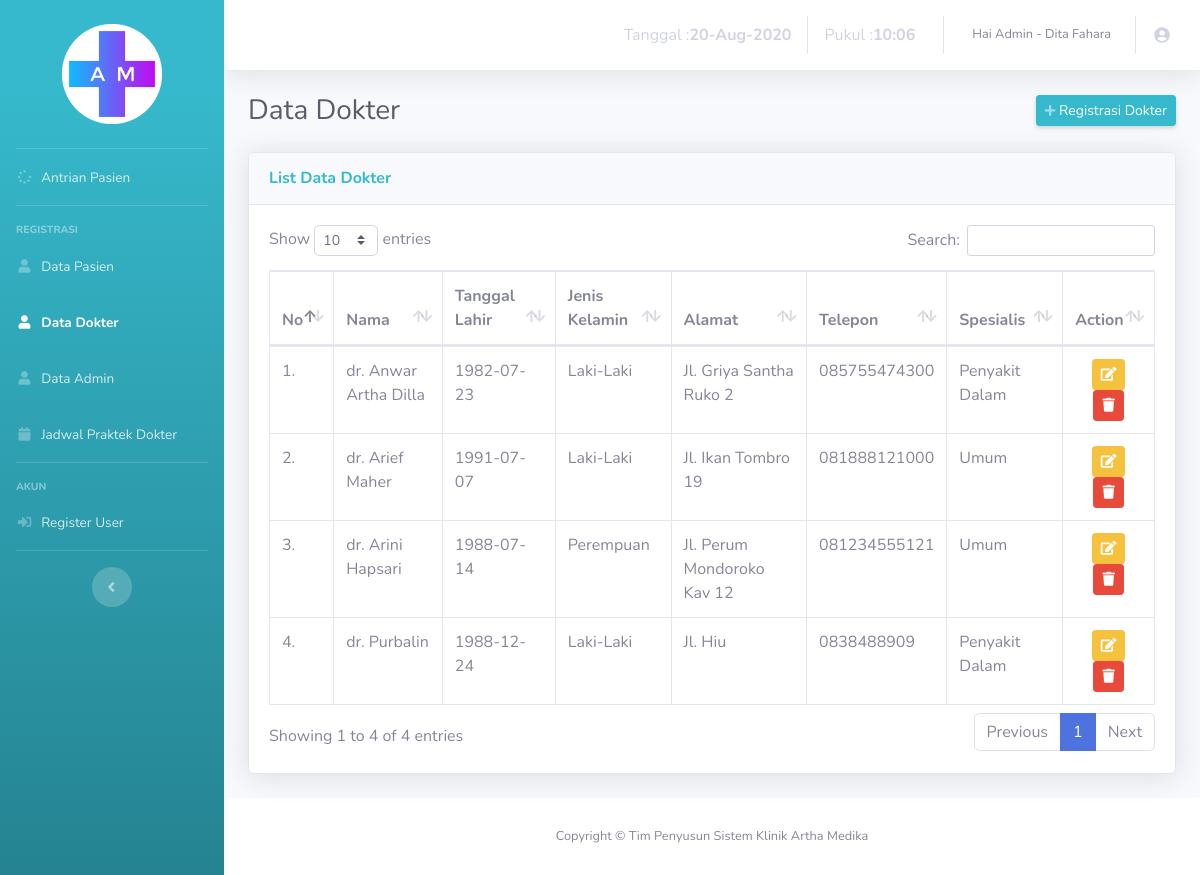
Screenshot of /admin/datadokter.php (signed in) with the database file from the repository.
### tables this page shows
CREATE TABLE IF NOT EXISTS `dokter` (
`id_dokter` int(1) NOT NULL,
  `nama` varchar(30) NOT NULL,
  `tgl_lahir` date NOT NULL,
  `jk` varchar(10) NOT NULL,
  `alamat` varchar(50) NOT NULL,
  `tlp` varchar(14) NOT NULL,
  `spesialis` varchar(17) NOT NULL
);

### admin/datadokter.php (the view, shortened to what this page needs)
<!DOCTYPE html>
<html lang="en">
<head>
  <link href="vendor/fontawesome-free/css/all.min.css" rel="stylesheet" type="text/css">
  <link href="css/sb-admin-2.min.css" rel="stylesheet">
  <link href="vendor/datatables/dataTables.bootstrap4.min.css" rel="stylesheet">
</head>
<body id="page-top">
  <div id="wrapper">
    <ul class="navbar-nav bg-gradient-info sidebar sidebar-dark accordion" id="accordionSidebar">
      <br>
      <div class="logo">
        <a href="#" class="simple-text logo-normal">
          <img class="center" src="../image/logo.png"/>
        </a>
      </div>
      <br>
      <hr class="sidebar-divider my-0">
      <li class="nav-item ">
        <a class="nav-link" href="index.php">
          <i class="fas fa-fw fa-spinner"></i>
          <span>Antrian Pasien</span></a>
        </li>
        <hr class="sidebar-divider">
        <div class="sidebar-heading">
          Registrasi
        </div>
        <li class="nav-item ">
          <a class="nav-link" href="datapasien.php">
            <i class="fas fa-fw fa-user"></i>
            <span>Data Pasien</span></a>
          </li>
          <li class="nav-item active">
            <a class="nav-link" href="datadokter.php">
              <i class="fas fa-fw fa-user"></i>
              <span>Data Dokter</span></a>
            </li>
            <li class="nav-item">
              <a class="nav-link" href="dataadmin.php">
                <i class="fas fa-fw fa-user"></i>
                <span>Data Admin</span></a>
              </li>
              <li class="nav-item">
                <a class="nav-link" href="jadwal.php">
                  <i class="fas fa-fw fa-calendar"></i>
                  <span>Jadwal Praktek Dokter</span></a>
                </li>
                <hr class="sidebar-divider">
                <div class="sidebar-heading">
                  Akun
                </div>
                <li class="nav-item">
                  <a class="nav-link" href="datauser.php">
                    <i class="fas fa-fw fa-sign-in-alt"></i>
                    <span>Register User</span></a>
                  </li>
                  <hr class="sidebar-divider d-none d-md-block">
                  <div class="text-center d-none d-md-inline">
                    <button class="rounded-circle border-0" id="sidebarToggle"></button>
                  </div>
                </ul>
                <div id="content-wrapper" class="d-flex flex-column">
                  <div id="content">
                    <nav class="navbar navbar-expand navbar-light bg-white topbar mb-4 static-top shadow">
                      <ul class="navbar-nav ml-auto">
                        <li class="nav-item">
                          <a class="nav-link" href="#">
                           <?php
                           $tanggal= mktime(date("m"),date("d"),date("Y"));
                           echo "Tanggal : <b>".date("d-M-Y", $tanggal)."</b> ";
                           $jam=date("H:i");
                           echo "Pukul : <b>". $jam." "."</b>";
                           ?>
                         </a>
                       </li>
                       <li class="nav-item dropdown no-arrow">
                        <a class="nav-link dropdown-toggle" href="#" id="userDropdown" role="button" data-toggle="dropdown" aria-haspopup="true" aria-expanded="false">
                          <span class="mr-2 d-none d-lg-inline text-gray-600 small">Hai Admin -
                           <?php
                           if(isset($_SESSION['nama_lengkap']))
                           {
                            echo " " .$_SESSION["nama_lengkap"].'<br/>';
                          }
                          ?></span>
                          <i class="fas fa-fw fa-user-circle"></i>
                        </a>
                      </li>
                    </ul>
                  </nav>
                  <div class="container-fluid">
                    <div class="d-sm-flex align-items-center justify-content-between mb-4">
                      <h1 class="h3 mb-0 text-gray-800">Data Dokter</h1>
                      <a href="register.php" class="d-none d-sm-inline-block btn btn-sm btn-info shadow-sm"><i class="fas fa-plus fa-sm text-white-50"></i> Registrasi Dokter</a>
                    </div>
                    <div class="card shadow mb-4">
                      <div class="card-header py-3">
                        <h6 class="m-0 font-weight-bold text-info">List Data Dokter</h6>
                      </div>
                      <div class="card-body">
                        <div class="table-responsive">
                          <table class="table table-bordered" id="dataTable" width="100%" cellspacing="0">
                            <thead>
                              <tr>
                                <th>No</th>
                                <th>Nama</th>
                                <th>Tanggal Lahir</th>
                                <th>Jenis Kelamin</th>
                                <th>Alamat</th>
                                <th>Telepon</th>
                                <th>Spesialis</th>
                                <th>Action</th>
                              </tr>
                            </thead>
                            <tbody>
                              <?php
                              include '../process/conSQL.php';
                              $no = 1;
                              $query = "SELECT * FROM dokter ORDER BY nama asc";
                              $res = mysqli_query($con, $query);
                              if(mysqli_num_rows($res) == 0){
                                echo '<tr><td colspan="10">Tidak ada data!</td></tr>';
                              }else{
                               while($data = mysqli_fetch_assoc($res)){
                                echo "<tr>";
                                echo "<td>".$no++.".</td>";
                                echo "<td>".$data['nama']."</td>";
                                echo "<td>".$data['tgl_lahir']."</td>";
                                echo "<td>".$data['jk']."</td>";
                                echo "<td>".$data['alamat']."</td>";
                                echo "<td>".$data['tlp']."</td>";
                                echo '<td>'.$data['spesialis'].'</td>';
                                echo "<td class='td-actions text-center'>";
                                echo "<a class='btn btn-warning btn-sm' rel='tooltip' href='edit-dokter.php?id_dokter=".$data["id_dokter"]."'><i class='fas fa-edit'></i></a>";
                                echo "<a class='btn btn-danger btn-sm' rel='tooltip' href='hapus-dokter.php?id_dokter=".$data["id_dokter"]."'><i class='fas fa-trash'></i></a>";
                                echo "</td>";
                                echo '</tr>';
                              }
                            }
                            ?>
                            </tbody>
                          </table>
                        </div>
                      </div>
                    </div>
                  </div>
                </div>
                <footer class="sticky-footer bg-white">
                  <div class="container my-auto">
                    <div class="copyright text-center my-auto">
                      <span>Copyright &copy; Tim Penyusun Sistem Klinik Artha Medika</span>
                    </div>
                  </div>
                </footer>
              </div>
            </div>
          </body>
          </html>

### admin/datadokter.php (style rules this page uses)
.center { margin-left:auto;margin-right:auto;display:block;width:100px }

### rows the page displays
dokter: nama "dr. Anwar Artha Dilla", tgl_lahir "1982-07-23", jk "Laki-Laki", alamat "Jl. Griya Santha Ruko 2", tlp "085755474300", spesialis "Penyakit Dalam"
dokter: nama "dr. Arief Maher", tgl_lahir "1991-07-07", jk "Laki-Laki", alamat "Jl. Ikan Tombro 19", tlp "081888121000", spesialis "Umum"
dokter: nama "dr. Arini Hapsari", tgl_lahir "1988-07-14", jk "Perempuan", alamat "Jl. Perum Mondoroko Kav 12", tlp "081234555121", spesialis "Umum"
dokter: nama "dr. Purbalin", tgl_lahir "1988-12-24", jk "Laki-Laki", alamat "Jl. Hiu", tlp "0838488909", spesialis "Penyakit Dalam"

### other values shown
$_SESSION["nama_lengkap"] "Dita Fahara"
